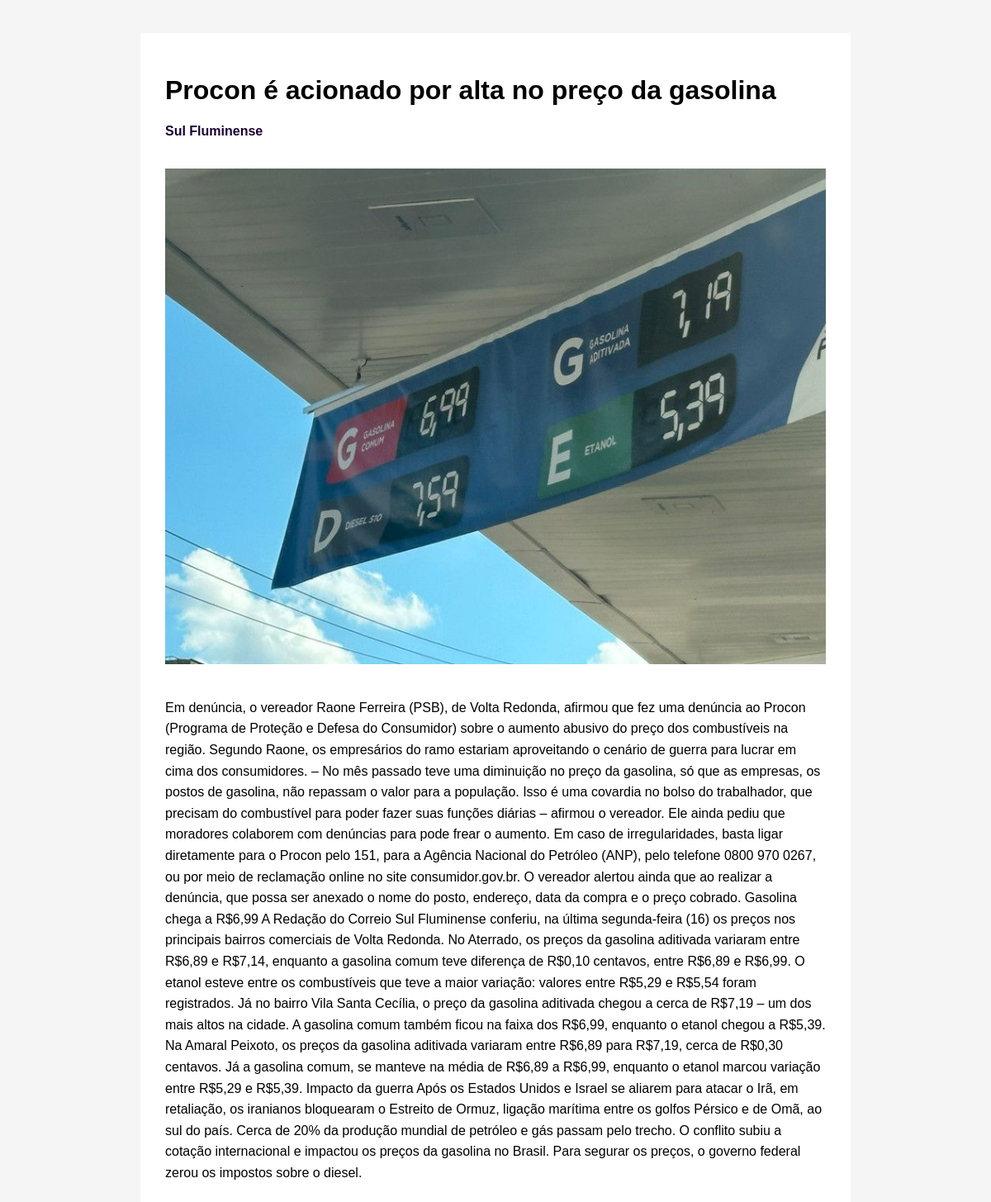
The app's page /noticia/4 with its own data.
### app.py (models this page shows)
class Noticia(db.Model):
    id = db.Column(db.Integer, primary_key=True)
    titulo = db.Column(db.String(200))
    resumo = db.Column(db.String(300))
    conteudo = db.Column(db.Text)
    imagem = db.Column(db.String(200))
    categoria = db.Column(db.String(100))
    views = db.Column(db.Integer, default=0)

### app.py (the view)
@app.route("/noticia/<int:id>")
def noticia(id):
    noticia = Noticia.query.get(id)
    noticia.views += 1
    db.session.commit()
    return render_template("noticia.html", noticia=noticia)

### templates/noticia.html (shortened to what this page needs)
<!DOCTYPE html>
<html>
<head>
<link rel="stylesheet" href="{{ url_for('static', filename='css/style.css') }}">
</head>
<body>
<div class="pagina-noticia">
<h1>{{ noticia.titulo }}</h1>
<p class="categoria">{{ noticia.categoria }}</p>
{% if noticia.imagem %}
<img src="{{ url_for('static', filename='uploads/' + noticia.imagem) }}">
{% endif %}
<div class="conteudo">
<p>{{ noticia.conteudo }}</p>
</div>
</div>
</body>
</html>

### static/css/style.css (style rules this page uses)
body { margin:0; font-family:Arial; background:#F5F5F5; }
img { max-width: 100%; height: auto; }
.pagina-noticia { width:800px; margin:40px auto; background:white; padding:30px; }
.pagina-noticia img { width:100%; margin:20px 0; }
.categoria { color:#1A0033; font-weight:bold; }
.conteudo { line-height:1.6; }
html, body { width: 100%; overflow-x: hidden; }

### records on screen
Noticia: titulo "Procon é acionado por alta no preço da gasolina", categoria "Sul Fluminense", imagem (picture), conteudo "Em denúncia, o vereador Raone Ferreira (PSB), de Volta Redonda, afirmou que fez uma denúncia ao Procon (Programa de Proteção e Defesa do Consumidor) sobre o aumento abusivo do preço dos combustíveis na região. Segundo Raone, os empresários do ramo estariam aproveitando o cenário de guerra para lucrar em cima dos consumidores. – No mês passado teve uma diminuição no preço da gasolina, só que as empresas, os postos de gasolina, não repassam o valor para a população. Isso é uma covardia no bolso do trabalhador, que precisam do combustível para poder fazer suas funções diárias – afirmou o vereador. Ele ainda pediu que moradores colaborem com denúncias para pode frear o aumento. Em caso de…"
